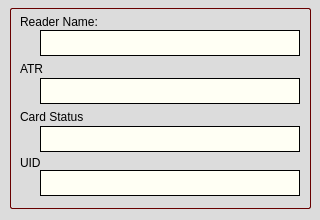
<?xml version="1.0" encoding="UTF-8"?>
<ui version="4.0">
 <class>smartcard_contactless</class>
 <widget class="QDialog" name="smartcard_contactless">
  <property name="geometry">
   <rect>
    <x>0</x>
    <y>0</y>
    <width>320</width>
    <height>220</height>
   </rect>
  </property>
  <property name="windowTitle">
   <string>Dialog</string>
  </property>
  <property name="styleSheet">
   <string notr="true">color:rgb(0,0,0);background-color: rgb(220, 220, 220);</string>
  </property>
  <widget class="QLabel" name="name_lblReader">
   <property name="geometry">
    <rect>
     <x>20</x>
     <y>12</y>
     <width>91</width>
     <height>20</height>
    </rect>
   </property>
   <property name="text">
    <string>Reader Name:</string>
   </property>
  </widget>
  <widget class="QLabel" name="lblReader">
   <property name="geometry">
    <rect>
     <x>40</x>
     <y>30</y>
     <width>260</width>
     <height>26</height>
    </rect>
   </property>
   <property name="styleSheet">
    <string notr="true">Background-color:rgb(255, 255, 244); color:rgb(71, 109, 170);border-width: 1px;border-color:rgb(0, 0, 0); border-style: solid;</string>
   </property>
   <property name="text">
    <string/>
   </property>
  </widget>
  <widget class="QLabel" name="lblATR">
   <property name="geometry">
    <rect>
     <x>40</x>
     <y>78</y>
     <width>260</width>
     <height>26</height>
    </rect>
   </property>
   <property name="styleSheet">
    <string notr="true">Background-color:rgb(255, 255, 244); color:rgb(131, 0, 100);border-width: 1px;border-color:rgb(0, 0, 0); border-style: solid;</string>
   </property>
   <property name="text">
    <string/>
   </property>
  </widget>
  <widget class="QLabel" name="name_lblUID">
   <property name="geometry">
    <rect>
     <x>20</x>
     <y>156</y>
     <width>57</width>
     <height>14</height>
    </rect>
   </property>
   <property name="text">
    <string>UID</string>
   </property>
  </widget>
  <widget class="QLabel" name="lblUID">
   <property name="geometry">
    <rect>
     <x>40</x>
     <y>170</y>
     <width>260</width>
     <height>26</height>
    </rect>
   </property>
   <property name="styleSheet">
    <string notr="true">Background-color:rgb(255, 255, 244); color:rgb(85, 85, 127);border-width: 1px;border-color:rgb(0, 0, 0); border-style: solid;</string>
   </property>
   <property name="text">
    <string/>
   </property>
  </widget>
  <widget class="QLabel" name="name_lblCardstat">
   <property name="geometry">
    <rect>
     <x>20</x>
     <y>110</y>
     <width>80</width>
     <height>14</height>
    </rect>
   </property>
   <property name="text">
    <string>Card Status</string>
   </property>
  </widget>
  <widget class="QLabel" name="name_lblATR">
   <property name="geometry">
    <rect>
     <x>20</x>
     <y>62</y>
     <width>60</width>
     <height>14</height>
    </rect>
   </property>
   <property name="text">
    <string>ATR</string>
   </property>
  </widget>
  <widget class="QLabel" name="lblCardstat">
   <property name="geometry">
    <rect>
     <x>40</x>
     <y>126</y>
     <width>260</width>
     <height>26</height>
    </rect>
   </property>
   <property name="styleSheet">
    <string notr="true">Background-color:rgb(255, 255, 244); color:rgb(0, 81, 5);
border-width: 1px;border-color:rgb(0, 0, 0); border-style: solid;</string>
   </property>
   <property name="text">
    <string/>
   </property>
  </widget>
  <widget class="QGroupBox" name="groupBox">
   <property name="geometry">
    <rect>
     <x>10</x>
     <y>8</y>
     <width>301</width>
     <height>201</height>
    </rect>
   </property>
   <property name="styleSheet">
    <string notr="true">color:rgb(231, 249, 255); border:1px solid gray;border-color:rgb(104, 0, 0); border-radius: 2px;</string>
   </property>
   <property name="title">
    <string/>
   </property>
  </widget>
  <zorder>groupBox</zorder>
  <zorder>name_lblReader</zorder>
  <zorder>lblReader</zorder>
  <zorder>lblATR</zorder>
  <zorder>name_lblUID</zorder>
  <zorder>lblUID</zorder>
  <zorder>name_lblCardstat</zorder>
  <zorder>name_lblATR</zorder>
  <zorder>lblCardstat</zorder>
 </widget>
 <resources/>
 <connections/>
</ui>
